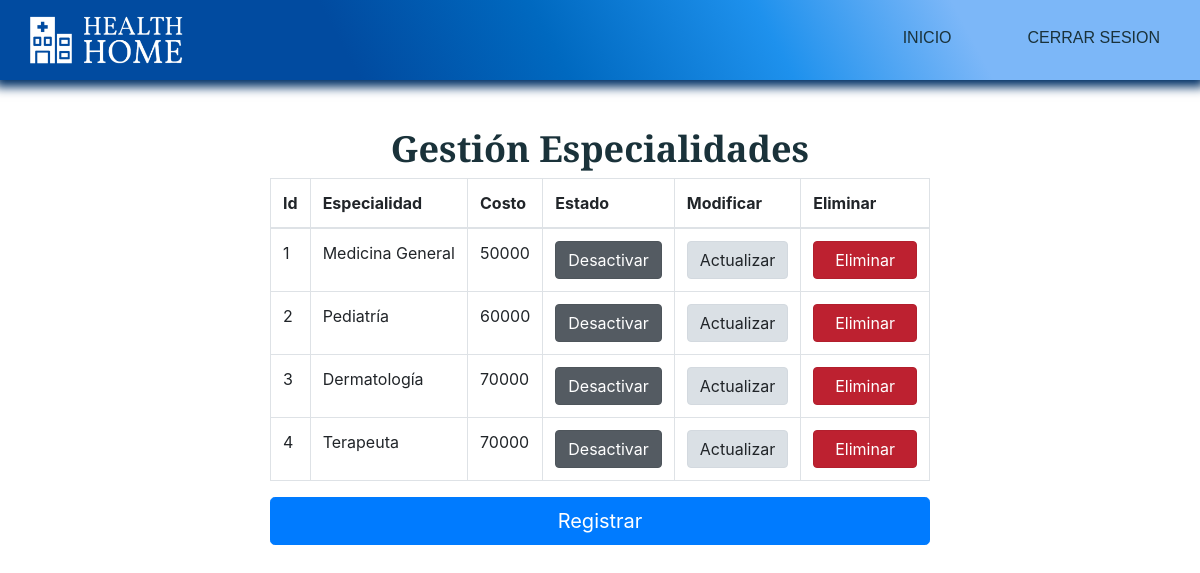
/index.php?c=Administrador&a=gestion_espec, run on an earlier commit of the app's database.
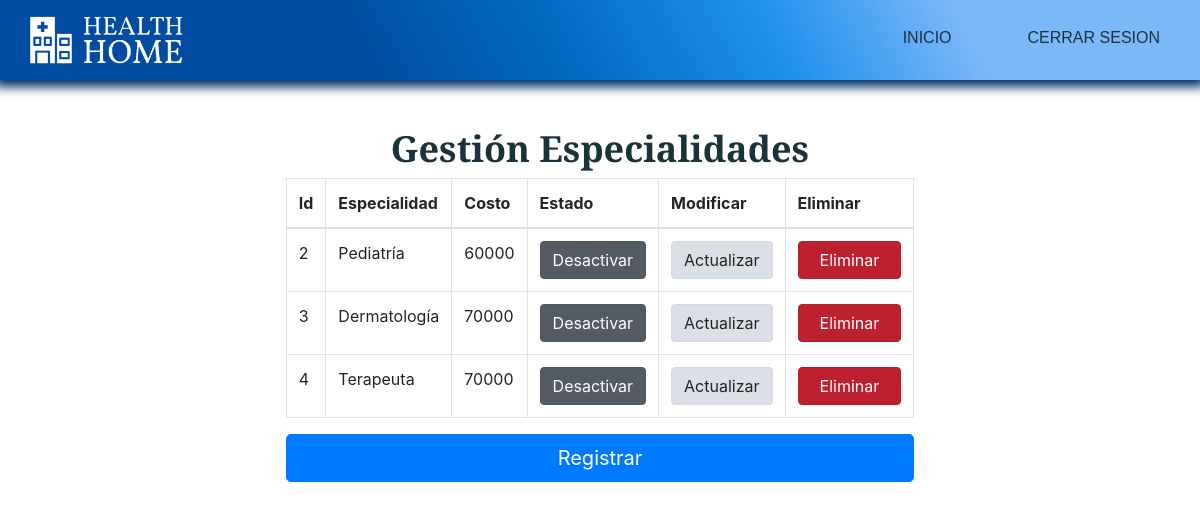
And on a later commit of the database.
### tables this page shows
CREATE TABLE `especialidad` (
  `id_especialidad` tinyint(2) NOT NULL,
  `descrip_espec` varchar(30) NOT NULL,
  `costo_espec` int(6) NOT NULL,
  `estado_espec` tinyint(1) NOT NULL,
  `create_espec` datetime NOT NULL DEFAULT current_timestamp()
);

### controllers/Administrador.php (called while the page is built, shortened)
<?php
	class AdministradorController {
		public function __construct(){
			require_once "models/AdministradorModel.php";
		}
		public function gestion_espec(){
			$especialidad = new Administrador_model();
			$data["especialidad"] = $especialidad->get_especialidad();
			require_once "views/administrador/gestion_espec/gestion_espec.php";
		}
	}
?>

### config/database.php (called while the page is built)
<?php
	class Conectar {
		public static function conexion(){
			$conexion = new mysqli("localhost", "root", "", "clinica_health_home");
			return $conexion;
		}
	}
?>

### models/AdministradorModel.php (called while the page is built, shortened)
<?php
	class Administrador_model {
		private $db;
		private $especialidad;
		public function __construct(){
			$this->db = Conectar::conexion();
			$this->especialidad = array();
		}
		public function get_especialidad()
		{
			$sql = "SELECT * FROM especialidad";
			$resultado = $this->db->query($sql);
			while($row = $resultado->fetch_assoc())
			{
				$this->especialidad[] = $row;
			}
			return $this->especialidad;
		}
	}
?>

### views/administrador/gestion_espec/gestion_espec.php (the view, shortened to what this page needs)
<!DOCTYPE html>
<html lang="en">
<head>
    <link rel="stylesheet" href="assets/css/estilos.css">
    <link rel="stylesheet" href="https://stackpath.bootstrapcdn.com/bootstrap/4.4.1/css/bootstrap.min.css">
    <link rel="stylesheet" type="text/css" href="https://cdn.datatables.net/v/bs4/dt-1.10.20/datatables.min.css"/>
    <link rel="stylesheet" type="text/css" href="https://cdn.datatables.net/responsive/2.2.3/css/responsive.dataTables.min.css">
</head>
<body>
    <header>
        <div class="container__menu">
            <div class="logo">
                <img src="assets/images/Logo2.png" alt="">
            </div>
            <div class="menu">
                <nav id="nav">
                    <ul>
                        <li><a href="index.php?c=Administrador&a=index">Inicio</a></li>
                        <li><a href="">Cerrar sesion</a></li>
                    </ul>
                </nav>
            </div>
        </div>
    </header>
    <main>
        <div class="container__cover">
            <div class="cover">
                <div class="caja3">
                    <h1>Gestión Especialidades</h1>
                    <div class="row">
                        <div class="col-lg-12">
                            <table id="example" class="table table-bordered  display nowrap" cellspacing="0" width="100%">
                                <thead>
                                    <tr>
                                        <th>Id</th>
                                        <th>Especialidad</th>
                                        <th>Costo</th>
                                        <th>Estado</th>
                                        <th>Modificar</th>
                                        <th>Eliminar</th>
                                    </tr>
                                </thead>
                                <tbody>
                                    <?php foreach ($data["especialidad"] as $dato) {
                                      if($dato["estado_espec"]==1){
                                        $url="index.php?c=Administrador&a=cambio_estado_1_espec&id=";
                                        $boton="class='btn btn-secondary active' role='button' aria-pressed='true'>Desactivar</a>";
                                      }else{
                                        $estado="Inactivo";
                                        $url="index.php?c=Administrador&a=cambio_estado_2_espec&id=";
                                        $boton="class='btn btn-success active' role='button' aria-pressed='true'>&nbsp&nbsp&nbspActivar&nbsp&nbsp&nbsp</a>";
                                      }
                                      echo "<tr>";
                                      echo "<td>".$dato["id_especialidad"]."</td>";
                                      echo "<td>".$dato["descrip_espec"]."</td>";
                                      echo "<td>".$dato["costo_espec"]."</td>";
                                      echo "<td><a href='"."$url".$dato["id_especialidad"]."' ".$boton."</td>";
                                      echo "<td><a href='index.php?c=Administrador&a=actualizar_espec&id=".$dato["id_especialidad"]."' class='btn btn-light active' role='button' aria-pressed='true'>Actualizar</a></td>";
                                      echo "<td><a href='"."index.php?c=Administrador&a=eliminar_espec&id=".$dato["id_especialidad"]."' "."class='btn btn-danger active' role='button' aria-pressed='true'>&nbsp&nbspEliminar&nbsp&nbsp</a>"."</td>";
                                      echo "</tr>";
                                    }
                                    ?>
                                </tbody>
                            </table>
                        </div>
                    </div>
                    <a href="index.php?c=Administrador&a=nuevo_espec" class="btn btn-primary btn-lg btn-block" role="button" aria-pressed="true">Registrar</a>
                </div>
            </div>
        </div>
    </main>
</body>
</html>

What changed in the data, as far as the page shows it:
removed especialidad: id_especialidad "1", descrip_espec "Medicina General", costo_espec "50000", estado_espec "Desactivar"
